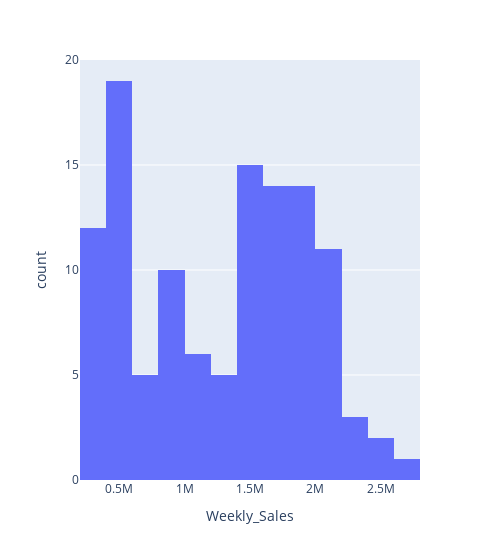
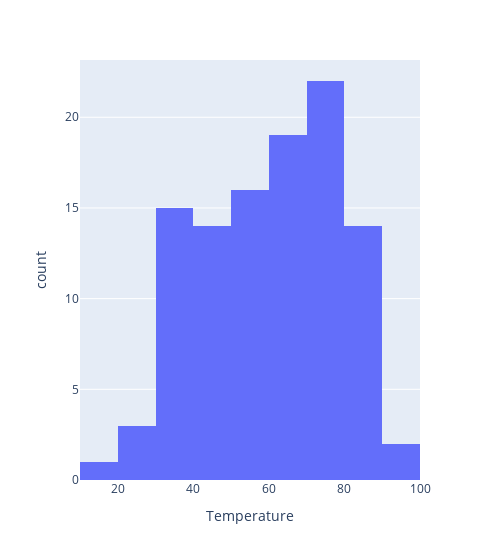
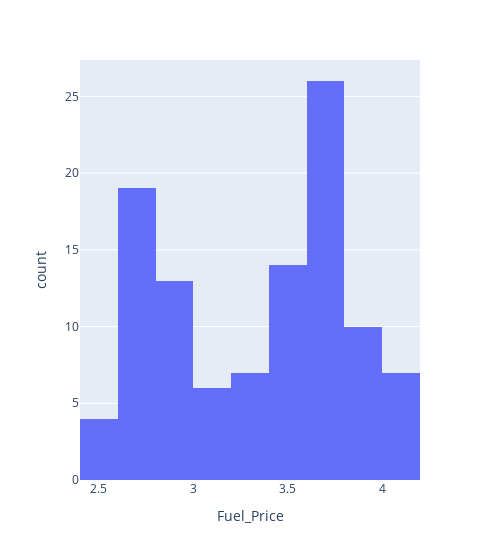

The cell these charts' notebook holds for them, in order:
### Markdown cell above
La correlation entre la variable cible (weekly sales) et les variables explicatives n'est pas trés importante.
Nous pouvons mettre cependant en avant une correlation un peu plus significative avec la temperature et CPI.

### Code cell
# Autre visualalisation de la distribution des données en fonction des valeurs
for name in ["Weekly_Sales","Temperature", "Fuel_Price","CPI","Unemployment"] :
    fig = px.histogram(dataset_walmart, x=name, width=500)
    fig.show()

### Figure 1 — Plotly figure (JSON) as saved in the notebook; plotly's stock layout.template omitted (floating-point values rounded to 4 significant figures)
{"data": [{"alignmentgroup": "True", "bingroup": "x", "hovertemplate": "Weekly_Sales=%{x}<br>count=%{y}<extra></extra>", "legendgroup": "", "marker": {"color": "#636efa", "pattern": {"shape": ""}}, "name": "", "offsetgroup": "", "orientation": "v", "showlegend": false, "type": "histogram", "x": [1572000.0, 1808000.0, 1244000.0, 1644000.0, 1858000.0, 695400.0, 2204000.0, 418900.0, 895100.0, 1030000.0, 414100.0, 1677000.0, 829200.0, 1498000.0, 1997000.0, 1205000.0, 2433000.0, 561100.0, 290900.0, 1074079, 1427000.0, 1405000.0, 919900.0, 367400.0, 435400.0, 757700.0, 1420000.0, 563500.0, 2077000.0, 1267000.0, 365200.0, 988200.0, 2008000.0, 311900.0, 961200.0, 526500.0, 1662000.0, 630000.0, 1642000.0, 1862000.0, 268900.0, 1549000.0, 1624000.0, 485100.0, 2035000.0, 1917000.0, 1879000.0, 1806000.0, 1847000.0, 888800.0, 1532000.0, 2021000.0, 2096000.0, 1990000.0, 313400.0, 2771000.0, 1714000.0, 1166000.0, 461600.0, 1588000.0, 2461000.0, 1449000.0, 1973000.0, 570600.0, 1539000.0, 1790000.0, 519800.0, 359200.0, 1570000.0, 607500.0, 1758000.0, 986900.0, 432000.0, 2046000.0, 1798000.0, 485400.0, 1047000.0, 1954000.0, 1494000.0, 860300.0, 1768000.0, 2018000.0, 364100.0, 1800000.0, 1087000.0, 2303000.0, 419500.0, 1366000.0, 2096000.0, 994800.0, 1800000.0, 1468000.0, 1812000.0, 1757000.0, 457300.0, 513100.0, 836700.0, 275100.0, 597900.0, 1466000.0, 1467000.0, 398800.0, 614300.0, 1970000.0, 1048000.0, 2026000.0, 2036000.0, 2067000.0, 1832000.0, 1639000.0, 532700.0, 301800.0, 403300.0, 397000.0, 424500.0, 2249000.0, 1255000.0], "xaxis": "x", "yaxis": "y"}], "layout": {"barmode": "relative", "legend": {"tracegroupgap": 0}, "margin": {"t": 60}, "width": 500, "xaxis": {"anchor": "y", "domain": [0, 1], "title": {"text": "Weekly_Sales"}}, "yaxis": {"anchor": "x", "domain": [0, 1], "title": {"text": "count"}}}}

### Figure 2 — Plotly figure (JSON) as saved in the notebook; plotly's stock layout.template omitted (floating-point values rounded to 4 significant figures)
{"data": [{"alignmentgroup": "True", "bingroup": "x", "hovertemplate": "Temperature=%{x}<br>count=%{y}<extra></extra>", "legendgroup": "", "marker": {"color": "#636efa", "pattern": {"shape": ""}}, "name": "", "offsetgroup": "", "orientation": "v", "showlegend": false, "type": "histogram", "x": [59.61, 42.38, 84.57, 78.89, null, 69.8, 39.93, 60.12, 82.92, 52.02, 36.61, 64.74, 60.07, 68.91, 76.34, 21.33, 50.13, 38.26, 77.38, 50.97, 39.07, 50.76, 44.82, 51.86, 43.95, 45.22, null, 18.79, 37, 33.26, 80.19, null, 81.85, 60.71, 50.43, null, null, 57.6, 38.51, 54.63, 82.46, 66.25, 91.65, 48.29, 61.11, 59.69, 41.76, 86.87, 63.6, 74.92, null, 36.85, null, 57.62, 69.17, 36.44, 43.43, 73.67, 45.71, 27.4, 36.78, 85.22, 75.17, 47.42, 62.25, 69.37, 49.96, null, 52.77, 79.97, 44.69, null, 75.19, 39.79, 76.42, 78.51, 68.91, 78.47, 74.78, 49.76, 90.32, 78.82, 83.52, 46.75, 69.75, 42.4, 82.7, 72.83, 34.89, 33.34, 28.85, null, 32.71, 69.9, 39.3, 82.99, 75.32, 89.42, 57.84, null, 68.26, 63.91, 61.79, 75.95, 73.25, 52.5, 82.84, 84.59, 88.44, 74.24, 50.6, 62.37, 75.54, 78.53, 73.44, 72.62, 55.2], "xaxis": "x", "yaxis": "y"}], "layout": {"barmode": "relative", "legend": {"tracegroupgap": 0}, "margin": {"t": 60}, "width": 500, "xaxis": {"anchor": "y", "domain": [0, 1], "title": {"text": "Temperature"}}, "yaxis": {"anchor": "x", "domain": [0, 1], "title": {"text": "count"}}}}

### Figure 3 — Plotly figure (JSON) as saved in the notebook; plotly's stock layout.template omitted (floating-point values rounded to 4 significant figures)
{"data": [{"alignmentgroup": "True", "bingroup": "x", "hovertemplate": "Fuel_Price=%{x}<br>count=%{y}<extra></extra>", "legendgroup": "", "marker": {"color": "#636efa", "pattern": {"shape": ""}}, "name": "", "offsetgroup": "", "orientation": "v", "showlegend": false, "type": "histogram", "x": [3.045, 3.435, null, 2.759, 2.756, 4.069, 3.617, 3.555, 3.554, 2.878, 3.767, 3.734, 2.853, 2.78, 2.85, 2.788, null, 2.725, 3.899, 4.029, 2.963, 4.124, 3.797, 3.261, 3.828, 2.915, 3.523, 3.103, null, 3.789, 3.467, 3.823, 3.57, 3.297, 4.023, 3.659, 3.73, 3.485, 2.548, 3.555, 2.64, 2.958, 3.684, 3.75, 3.788, 2.728, 3.625, 3.666, 3.648, 2.619, 2.64, 3.695, 4.046, 3.882, 3.594, 3.149, 3.287, 2.792, 2.572, 3.139, 2.817, 2.619, 2.808, 4.021, 3.308, null, 2.771, 3.63, 3.51, 3.972, 2.976, 3.793, 3.688, 3.739, 3.786, 2.642, 3.63, 3.76, 2.854, null, null, 2.814, 2.637, null, 3.815, 2.86, 3.346, 2.932, null, 2.548, 3.179, 3.722, null, 2.735, 3.936, 2.637, 2.582, 3.682, 3.596, 3.786, null, 3.308, 2.711, 3.606, 3.84, 3.529, 3.627, 3.469, 3.112, 3.807, 3.804, null, 3.285, 2.705, 3.594, 2.78, 4.17], "xaxis": "x", "yaxis": "y"}], "layout": {"barmode": "relative", "legend": {"tracegroupgap": 0}, "margin": {"t": 60}, "width": 500, "xaxis": {"anchor": "y", "domain": [0, 1], "title": {"text": "Fuel_Price"}}, "yaxis": {"anchor": "x", "domain": [0, 1], "title": {"text": "count"}}}}
